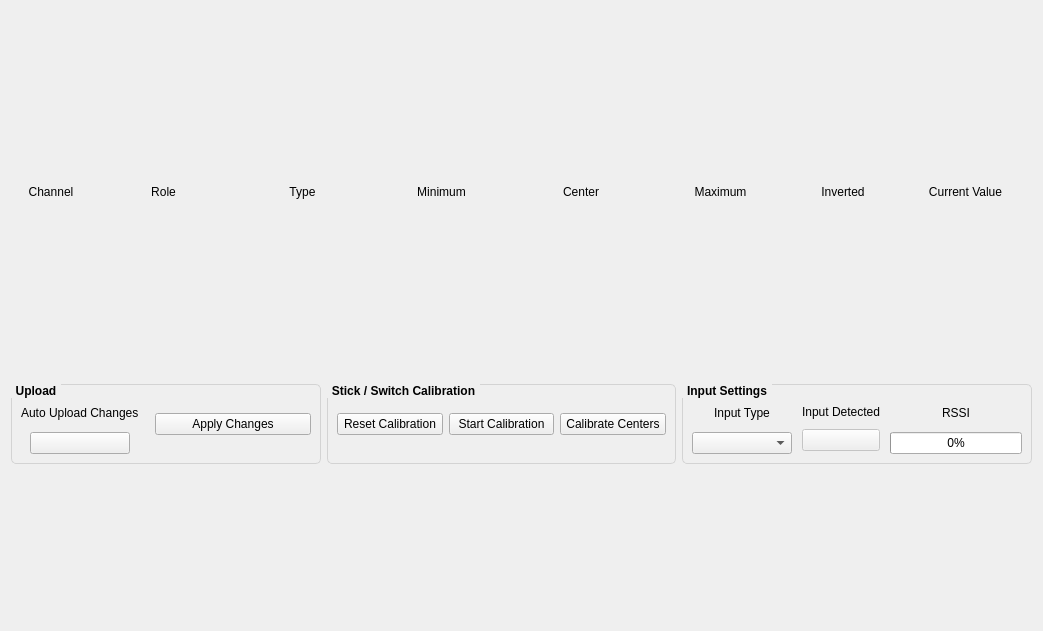
<?xml version="1.0" encoding="UTF-8"?>
<ui version="4.0">
 <class>ui_rc_input</class>
 <widget class="QWidget" name="ui_rc_input">
  <property name="geometry">
   <rect>
    <x>0</x>
    <y>0</y>
    <width>1043</width>
    <height>631</height>
   </rect>
  </property>
  <property name="windowTitle">
   <string>Form</string>
  </property>
  <layout class="QVBoxLayout" name="verticalLayout">
   <item>
    <layout class="QHBoxLayout" name="horizontalLayout">
     <property name="bottomMargin">
      <number>5</number>
     </property>
     <item>
      <widget class="QLabel" name="label_2">
       <property name="sizePolicy">
        <sizepolicy hsizetype="Fixed" vsizetype="Minimum">
         <horstretch>0</horstretch>
         <verstretch>0</verstretch>
        </sizepolicy>
       </property>
       <property name="minimumSize">
        <size>
         <width>80</width>
         <height>0</height>
        </size>
       </property>
       <property name="maximumSize">
        <size>
         <width>80</width>
         <height>50</height>
        </size>
       </property>
       <property name="text">
        <string>Channel</string>
       </property>
       <property name="alignment">
        <set>Qt::AlignCenter</set>
       </property>
      </widget>
     </item>
     <item>
      <widget class="QLabel" name="label_7">
       <property name="sizePolicy">
        <sizepolicy hsizetype="Preferred" vsizetype="Minimum">
         <horstretch>0</horstretch>
         <verstretch>0</verstretch>
        </sizepolicy>
       </property>
       <property name="maximumSize">
        <size>
         <width>16777215</width>
         <height>50</height>
        </size>
       </property>
       <property name="text">
        <string>Role</string>
       </property>
       <property name="alignment">
        <set>Qt::AlignCenter</set>
       </property>
      </widget>
     </item>
     <item>
      <widget class="QLabel" name="label_5">
       <property name="sizePolicy">
        <sizepolicy hsizetype="Preferred" vsizetype="Minimum">
         <horstretch>0</horstretch>
         <verstretch>0</verstretch>
        </sizepolicy>
       </property>
       <property name="maximumSize">
        <size>
         <width>16777215</width>
         <height>50</height>
        </size>
       </property>
       <property name="text">
        <string>Type</string>
       </property>
       <property name="alignment">
        <set>Qt::AlignCenter</set>
       </property>
      </widget>
     </item>
     <item>
      <widget class="QLabel" name="label_8">
       <property name="sizePolicy">
        <sizepolicy hsizetype="Preferred" vsizetype="Minimum">
         <horstretch>0</horstretch>
         <verstretch>0</verstretch>
        </sizepolicy>
       </property>
       <property name="maximumSize">
        <size>
         <width>16777215</width>
         <height>50</height>
        </size>
       </property>
       <property name="text">
        <string>Minimum</string>
       </property>
       <property name="alignment">
        <set>Qt::AlignCenter</set>
       </property>
      </widget>
     </item>
     <item>
      <widget class="QLabel" name="label_6">
       <property name="sizePolicy">
        <sizepolicy hsizetype="Preferred" vsizetype="Minimum">
         <horstretch>0</horstretch>
         <verstretch>0</verstretch>
        </sizepolicy>
       </property>
       <property name="maximumSize">
        <size>
         <width>16777215</width>
         <height>50</height>
        </size>
       </property>
       <property name="text">
        <string>Center</string>
       </property>
       <property name="alignment">
        <set>Qt::AlignCenter</set>
       </property>
      </widget>
     </item>
     <item>
      <widget class="QLabel" name="label_4">
       <property name="sizePolicy">
        <sizepolicy hsizetype="Preferred" vsizetype="Minimum">
         <horstretch>0</horstretch>
         <verstretch>0</verstretch>
        </sizepolicy>
       </property>
       <property name="maximumSize">
        <size>
         <width>16777215</width>
         <height>50</height>
        </size>
       </property>
       <property name="text">
        <string>Maximum</string>
       </property>
       <property name="alignment">
        <set>Qt::AlignCenter</set>
       </property>
      </widget>
     </item>
     <item>
      <widget class="QLabel" name="label_3">
       <property name="sizePolicy">
        <sizepolicy hsizetype="Fixed" vsizetype="Minimum">
         <horstretch>0</horstretch>
         <verstretch>0</verstretch>
        </sizepolicy>
       </property>
       <property name="minimumSize">
        <size>
         <width>100</width>
         <height>0</height>
        </size>
       </property>
       <property name="maximumSize">
        <size>
         <width>100</width>
         <height>50</height>
        </size>
       </property>
       <property name="text">
        <string>Inverted</string>
       </property>
       <property name="alignment">
        <set>Qt::AlignCenter</set>
       </property>
      </widget>
     </item>
     <item>
      <widget class="QLabel" name="label">
       <property name="sizePolicy">
        <sizepolicy hsizetype="Preferred" vsizetype="Minimum">
         <horstretch>0</horstretch>
         <verstretch>0</verstretch>
        </sizepolicy>
       </property>
       <property name="maximumSize">
        <size>
         <width>16777215</width>
         <height>50</height>
        </size>
       </property>
       <property name="text">
        <string>Current Value</string>
       </property>
       <property name="alignment">
        <set>Qt::AlignCenter</set>
       </property>
      </widget>
     </item>
    </layout>
   </item>
   <item>
    <layout class="QVBoxLayout" name="layoutChannels"/>
   </item>
   <item>
    <layout class="QHBoxLayout" name="horizontalLayout_4">
     <item>
      <widget class="QGroupBox" name="groupBox_3">
       <property name="minimumSize">
        <size>
         <width>280</width>
         <height>0</height>
        </size>
       </property>
       <property name="maximumSize">
        <size>
         <width>310</width>
         <height>80</height>
        </size>
       </property>
       <property name="font">
        <font>
         <weight>75</weight>
         <bold>true</bold>
        </font>
       </property>
       <property name="styleSheet">
        <string notr="true">QGroupBox { 
  border: 1px solid lightgray; 
  border-radius: 5px;
  margin-top: 1ex;
}

QGroupBox::title {
    subcontrol-origin: margin;
    subcontrol-position: top left;
    padding: 0 3px;
}</string>
       </property>
       <property name="title">
        <string>Upload</string>
       </property>
       <layout class="QHBoxLayout" name="horizontalLayout_6">
        <item>
         <layout class="QVBoxLayout" name="verticalLayout_2">
          <property name="spacing">
           <number>0</number>
          </property>
          <property name="rightMargin">
           <number>10</number>
          </property>
          <item>
           <widget class="QLabel" name="label_9">
            <property name="text">
             <string>Auto Upload Changes</string>
            </property>
           </widget>
          </item>
          <item>
           <layout class="QHBoxLayout" name="horizontalLayout_3">
            <item>
             <widget class="sliderbox" name="buttonAutoUpload">
              <property name="maximumSize">
               <size>
                <width>100</width>
                <height>16777215</height>
               </size>
              </property>
              <property name="text">
               <string/>
              </property>
             </widget>
            </item>
           </layout>
          </item>
         </layout>
        </item>
        <item>
         <widget class="QPushButton" name="buttonApplyChanges">
          <property name="text">
           <string>Apply Changes</string>
          </property>
         </widget>
        </item>
       </layout>
      </widget>
     </item>
     <item>
      <widget class="QGroupBox" name="groupBox">
       <property name="sizePolicy">
        <sizepolicy hsizetype="Preferred" vsizetype="Minimum">
         <horstretch>0</horstretch>
         <verstretch>0</verstretch>
        </sizepolicy>
       </property>
       <property name="maximumSize">
        <size>
         <width>16777215</width>
         <height>80</height>
        </size>
       </property>
       <property name="font">
        <font>
         <weight>75</weight>
         <bold>true</bold>
        </font>
       </property>
       <property name="styleSheet">
        <string notr="true">QGroupBox { 
  border: 1px solid lightgray; 
  border-radius: 5px;
  margin-top: 1ex;
}

QGroupBox::title {
    subcontrol-origin: margin;
    subcontrol-position: top left;
    padding: 0 3px;
}</string>
       </property>
       <property name="title">
        <string>Stick / Switch Calibration</string>
       </property>
       <layout class="QHBoxLayout" name="horizontalLayout_2">
        <item>
         <widget class="QPushButton" name="buttonResetCal">
          <property name="text">
           <string>Reset Calibration</string>
          </property>
         </widget>
        </item>
        <item>
         <widget class="QPushButton" name="buttonStartStopCal">
          <property name="text">
           <string>Start Calibration</string>
          </property>
         </widget>
        </item>
        <item>
         <widget class="QPushButton" name="buttonCenterCal">
          <property name="text">
           <string>Calibrate Centers</string>
          </property>
         </widget>
        </item>
       </layout>
      </widget>
     </item>
     <item>
      <widget class="QGroupBox" name="groupBox_2">
       <property name="minimumSize">
        <size>
         <width>0</width>
         <height>0</height>
        </size>
       </property>
       <property name="maximumSize">
        <size>
         <width>350</width>
         <height>80</height>
        </size>
       </property>
       <property name="font">
        <font>
         <weight>75</weight>
         <bold>true</bold>
        </font>
       </property>
       <property name="styleSheet">
        <string notr="true">QGroupBox { 
  border: 1px solid lightgray; 
  border-radius: 5px;
  margin-top: 1ex;
}

QGroupBox::title {
    subcontrol-origin: margin;
    subcontrol-position: top left;
    padding: 0 3px;
}</string>
       </property>
       <property name="title">
        <string>Input Settings</string>
       </property>
       <layout class="QVBoxLayout" name="verticalLayout_3">
        <item>
         <layout class="QHBoxLayout" name="horizontalLayout_5">
          <property name="spacing">
           <number>10</number>
          </property>
          <item>
           <layout class="QVBoxLayout" name="verticalLayout_4">
            <property name="spacing">
             <number>0</number>
            </property>
            <item>
             <widget class="QLabel" name="label_10">
              <property name="text">
               <string>Input Type</string>
              </property>
              <property name="alignment">
               <set>Qt::AlignCenter</set>
              </property>
             </widget>
            </item>
            <item>
             <widget class="QComboBox" name="boxInputType">
              <property name="minimumSize">
               <size>
                <width>100</width>
                <height>0</height>
               </size>
              </property>
             </widget>
            </item>
           </layout>
          </item>
          <item>
           <layout class="QVBoxLayout" name="verticalLayout_5">
            <property name="spacing">
             <number>0</number>
            </property>
            <property name="bottomMargin">
             <number>3</number>
            </property>
            <item>
             <widget class="QLabel" name="label_11">
              <property name="text">
               <string>Input Detected</string>
              </property>
              <property name="alignment">
               <set>Qt::AlignCenter</set>
              </property>
             </widget>
            </item>
            <item>
             <widget class="sliderbox" name="buttonInputDetected">
              <property name="enabled">
               <bool>false</bool>
              </property>
              <property name="text">
               <string/>
              </property>
             </widget>
            </item>
           </layout>
          </item>
          <item>
           <layout class="QVBoxLayout" name="verticalLayout_6">
            <property name="spacing">
             <number>0</number>
            </property>
            <item>
             <widget class="QLabel" name="label_12">
              <property name="text">
               <string>RSSI</string>
              </property>
              <property name="alignment">
               <set>Qt::AlignCenter</set>
              </property>
             </widget>
            </item>
            <item>
             <widget class="QProgressBar" name="progressBar">
              <property name="value">
               <number>0</number>
              </property>
             </widget>
            </item>
           </layout>
          </item>
         </layout>
        </item>
       </layout>
      </widget>
     </item>
    </layout>
   </item>
  </layout>
 </widget>
 <customwidgets>
  <customwidget>
   <class>sliderbox</class>
   <extends>QPushButton</extends>
   <header>sliderbox.h</header>
  </customwidget>
 </customwidgets>
 <resources/>
 <connections/>
</ui>
